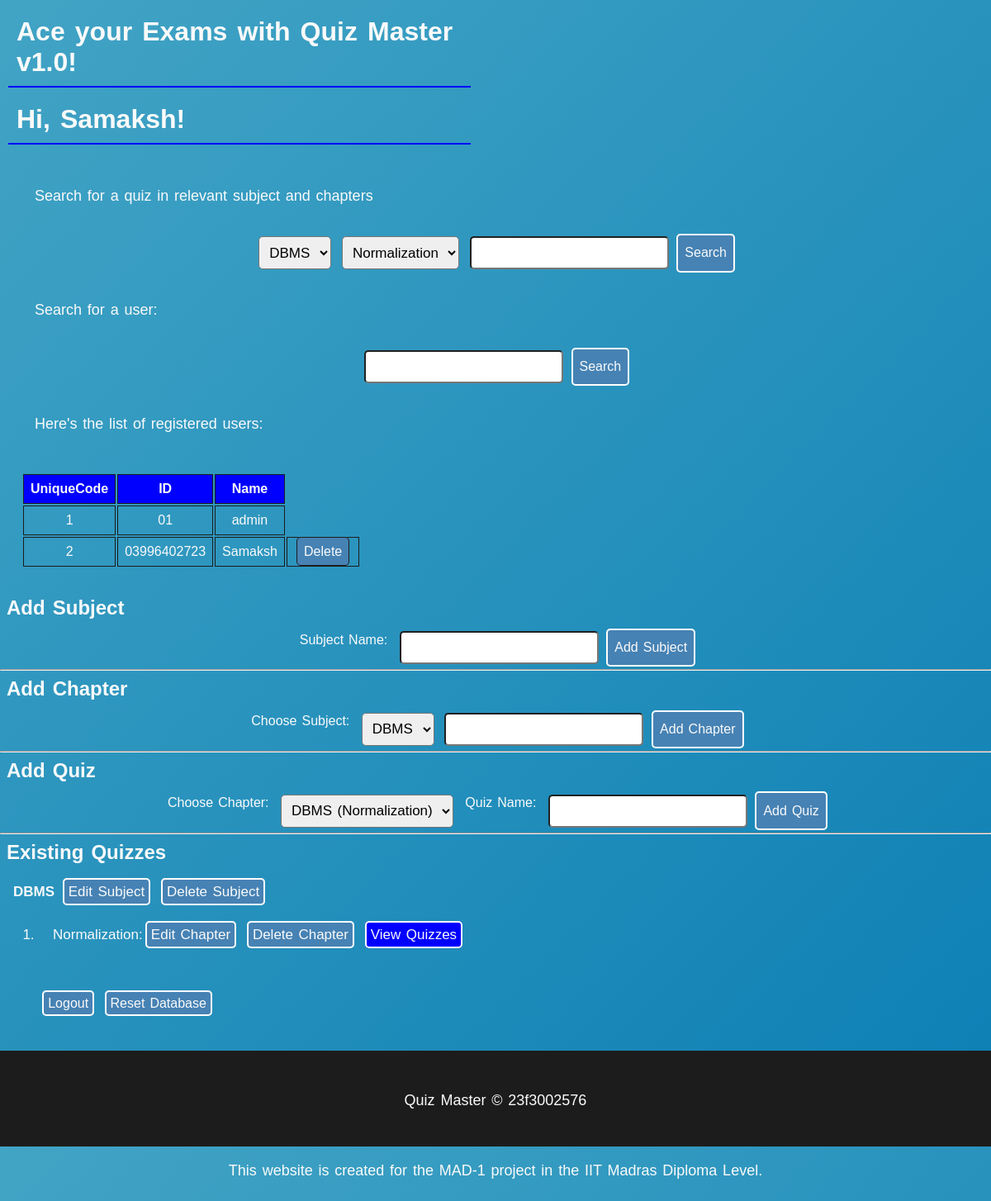
Page /authorize/admin_dash (signed in) on the committed database.
### database/db.py (models this page shows, shortened)
class User(db.Model, UserMixin):
    __tablename__ = 'users'
    userid = db.Column(db.Integer,primary_key = True, autoincrement = True)
    enrollid= db.Column(db.String(10), unique = True)
    naam = db.Column(db.String(45))
    pwd = db.Column(db.String(20))
    isadmin = db.Column(db.Boolean, default = False)
    scores = db.relationship('Score', back_populates='user', cascade= "all,delete-orphan", lazy=True)

class Subject(db.Model):
    __tablename__ = 'subjects'
    subjectid = db.Column(db.Integer, primary_key=True, autoincrement=True)
    naam = db.Column(db.String(100))
    chapters = db.relationship('Chapter', cascade="all, delete-orphan", back_populates='subject')

class Chapter(db.Model):
    __tablename__ = 'chapters'
    chapterid = db.Column(db.Integer, primary_key=True, autoincrement=True)
    subject  = db.relationship('Subject', back_populates='chapters')
    quizzes = db.relationship('Quiz', back_populates='chapter', cascade="all, delete-orphan")
    naam = db.Column(db.String(100))
    subjectid = db.Column(db.Integer, db.ForeignKey('subjects.subjectid', ondelete="CASCADE"))

### database/authorize.py (the view)
@authorize.route('/admin_dash', methods = [ 'GET', 'POST'])
@login_required
def admin_dash():
    s = Subject.query.all()
    c = Chapter.query.all()
    q = Quiz.query.all()
    u = User.query.all()
    return render_template('admin_dash.html',users = u,subjects=s, chapters=c, quizzes=q, user = current_user)

### app.py (called while the page is built)
@login_manager.user_loader
def load_user(user_id):
    return User.query.get(int(user_id)) # id is pkey of user

### templates/admin_dash.html (shortened to what this page needs)
{%extends 'landing_page.html'%}
{%block content%}
<h1> Hi, {{user.naam}}! </h1>
<div class = "user_table">
<p> Search for a quiz in relevant subject and chapters</p>
<form method="GET" action="{{url_for('process.dhoondo_quiz')}}">
    <select name="s_id" required>
        {% for subject in subjects %}
            <option value = "{{subject.subjectid}}" required>{{ subject.naam }}</option>
        {% endfor %}
    </select>
    <select name="c_id" required>
        {% for chapter in chapters %}
            <option value = '{{chapter.chapterid}}' required> {{ chapter.naam }}</option>
        {% endfor %}
    </select>
    <input type="text" name="ise" value="{{ ise }}">
    <button type="submit">Search</button>
</form>
<p> Search for a user:</p>
<form action= "{{url_for('process.dhoondo_user')}}">
    <input type = "text" name = "u_name">
    <button type="submit">Search</button>
</form>
<p> Here's the list of registered users:</p>
<table>
    <tr>
        <th>UniqueCode</th>
        <th> ID</th>
        <th> Name</th>
    </tr>
    {% for user in users %}
        <tr>
            <td>{{user.userid}}</td>
            <td>{{user.enrollid}}</td>
            <td>{{user.naam}}</td>
            {%if user.naam!='admin'%}
            <td><a href = "{{url_for('process.delete_user', uid = user.userid)}}">Delete</a></td>
            {%endif%}
        </tr>
        {% endfor %}
</table>
</div>
<div class="addstuff" style="color:#1C1C1C;">
    <h2>Add Subject</h2>
    <form action="{{ url_for('process.add_subject') }}" method="POST">
        <label>Subject Name:</label>
        <input type="text" name="s_name" required>
        <button type="submit">Add Subject</button>
    </form>
    <hr>
    <h2>Add Chapter</h2>
    <form action="{{ url_for('process.add_chapter') }}" method="POST">
        <label>Choose Subject: </label>
        <select name = 's_id' required>
        {%for s in subjects%}
            <option value = "{{s.subjectid}}">{{s.naam}}</option>
        {%endfor%}
        </select>
            <input type="text" name="c_name">
        <button type="submit">Add Chapter</button>
    </form>
    <hr>
<h2>Add Quiz</h2>
<form action="{{ url_for('process.add_quiz') }}" method="POST">
    <label>  Choose Chapter:</label>
    <select name = 'c_id' required>
        {%for c in chapters%}
        <option value ='{{c.chapterid}}'> {{c.subject.naam}} ({{c.naam}}) </option>
    {%endfor%}
    </select>
    <label>Quiz Name:</label>
    <input type="text" name="q_name">
    <button type="submit">Add Quiz</button>
</form>
<hr>
<h2>Existing Quizzes</h2>
<ul>
    {% for s in subjects%}
        <li><b>{{s.naam}}</b> <a href = "{{url_for('process.edit_subject', s_id = s.subjectid)}}">Edit Subject</a> <a href = "{{url_for('process.pop_subject', s_id = s.subjectid)}}" onclick = "return confirm('Are you sure?');">Delete Subject</a></li>
            <ol start = '1' style= "margin-left:3rem">
            {%for c in chapters %}
                {%if c.subjectid == s.subjectid%}
                    <li>{{c.naam}}:<a  href = "{{url_for('process.edit_chapter', c_id = c.chapterid)}}" >Edit Chapter</a> <a href = "{{url_for('process.pop_chapter', c_id = c.chapterid)}}">Delete Chapter</a>
                        <a href = "{{url_for('process.view_quizzes', c_id = c.chapterid)}}" style= "background:blue;"> View Quizzes</a>
                    </li>
                {%endif%}
            {%endfor%}
            </ol>
    {%endfor%}
</ul>
</div>
<div class = "margin">
<a href = "{{url_for('authorize.logout' )}}"> Logout</a>
<a onclick = "return confirm('Are you sure?')" href = "{{url_for('reset')}}"> Reset Database </a>
</div>
{%endblock%}

### templates/landing_page.html (shortened to what this page needs)
<!DOCTYPE html>
<html lang="en">
<head>
    <link rel="stylesheet" href="{{ url_for('static', filename='mystyles.css') }}">
</head>
<body>
    <div class="header">
    <h1>Ace your Exams with Quiz Master v1.0!</h1>
    </div>
    <div class = "landing-wrap">
        {% block content %}{% endblock %}
    </div>
    <footer>
        <p>Quiz Master &copy; 23f3002576</p>
        <p> This website is created for the MAD-1 project in the IIT Madras Diploma Level.</p>
    </footer>
</body>
</html>

### static/mystyles.css (style rules this page uses)
* { margin: 0px; padding: 0px; font-family: 'helvetica'; color:#fafafa; word-spacing: 0.1em; }
p { font-size: 18px; padding:1rem; }
li { font-size: 17px; padding:1rem; }
body { background:linear-gradient(135deg, rgb(66, 164, 197), #0c7fb4); }
h1 { width: 45vw; border-bottom:2px solid blue ; margin: 10px; }
h1,p { padding:10px; transition: 250ms ease; }
h2 { padding:0.5rem; transition: 240ms; }
footer { height:10vh; background-color:#1C1C1C; text-align:center; padding: 1em; font-size: 18px; margin-top: 3rem; }
form { display: flex; justify-content: center; color:#1C1C1C; }
input { color:black; outline:none; border-radius:5px; }
a { text-decoration: none; margin-top: 20px; padding:5px; background-color: steelblue; border-radius: 5px; border: 2px solid #fff; }
button { font-size: 16px; text-decoration: none; margin-top: 20px; padding:5px; background-color: steelblue; border-radius: 5px; border: 2px solid #fff; cursor: pointer; }
option { color:#1C1C1C; }
.user_table { margin: 10px; padding: 10px; margin: auto; }
.user_table>table { padding: 1em; }
.user_table>table th { background:blue; }
.user_table>table * { padding: 0.5em; border: 1px solid #1C1C1C; text-align: center; }

### templates/admin_dash.html (style rules this page uses)
p { font-size:18px; padding:2rem; }
input,select { color:black; border-radius:5px; outline: none; font-size:17px; margin:0.4rem; }
form * { padding:0.5rem; }
.margin { margin:3rem; }
a,button { margin:0.2rem; }

### rows in the picture
User: naam "Samaksh", userid "2", enrollid "03996402723"
User: userid "1", enrollid "01", naam "admin"
Subject: naam "DBMS"
Chapter: naam "Normalization"

### other values in the picture
form field s_id "DBMS"
form field c_id "Normalization"
form field c_id "DBMS (Normalization)"
